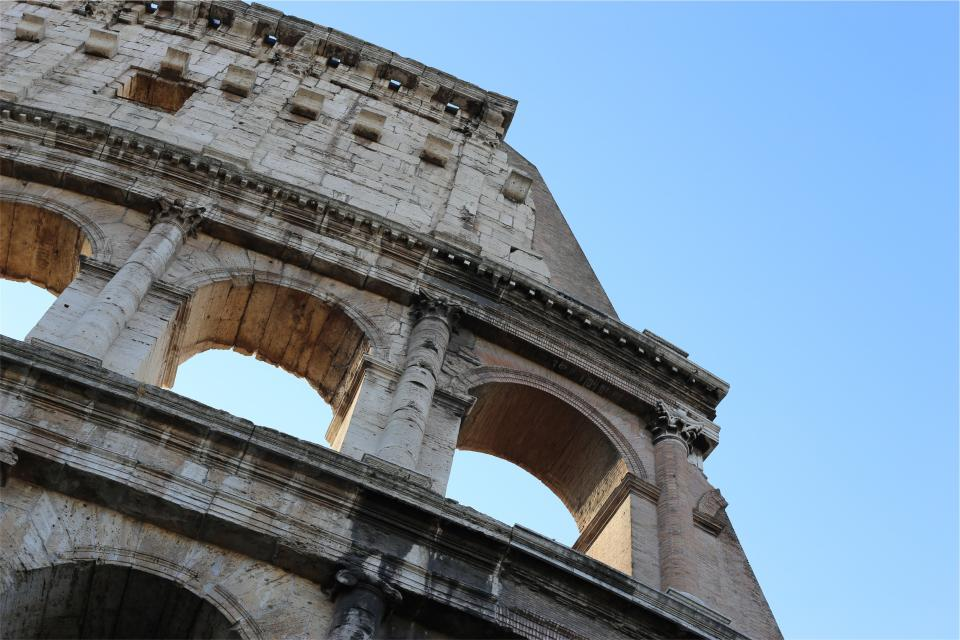
#> input picture assets/backgrounds/it/colosseum_1.jpg, 960 x 640 px
$ python -i instacard.py   (imports and definitions only)
#> lines starting #> are read from the running program, lines starting #| are printed output that depends on the picture
#> further down, picture is the input picture: PIL image 960x640 RGB; mean R, G, B 116.4, 134.5, 151
"""인스타그램 게시물 카드 합성 (내 PC에서 PIL로 → 장당 비용 0원).

레이아웃: 위쪽은 사진, 아래로 갈수록 검게 번지는 그라데이션, 그 위에 큰 제목. 맨 위에 브랜드 로고(또는 이름).
제목의 [대괄호] 부분은 강조색으로 칠한다. 예: "이집트에서 [절대 하면 안 되는] 3가지"
"""
import contextlib
import io
import re
import threading
from pathlib import Path

import numpy as np
from PIL import Image, ImageDraw, ImageEnhance, ImageFilter, ImageFont, ImageOps

RATIOS = {"1:1": (1080, 1080), "4:5": (1080, 1350)}
LANGS = {"ko": "한국어", "ja": "日本語", "en": "English", "fr": "Français", "es": "Español", "pt": "Português",
         "de": "Deutsch"}
HIGHLIGHT = (255, 216, 77)   # 강조 (노랑)
TEXT = (255, 255, 255)

CARD_DEFAULTS = {
    "font_scale": 1.0,     # 제목 글자 크기 배율
    "gradient": 0.75,      # 그라데이션 진하기 (0~1)
    "photo_ratio": 0.62,   # 사진이 차지하는 높이 비율 (나머지는 제목 영역)
    "upper": True,         # 영어·유럽어 제목을 대문자로
    "enhance": True,       # 사진 자동 보정 (대비·채도·선명도 살짝)
    "logo_pos": "center",  # left / center / right
    # 얼굴 보정 (0 = 끔). 전부 이 PC에서 계산만 하므로 비용 0원 — autoedit/retouch.py
    "eye": 0.0,            # 눈 크게
    "nose": 0.0,           # 코 날렵하게
    "chin": 0.0,           # 턱선·목살
    "skin": 0.0,           # 피부 보정
    "face_bright": 0.0,    # 얼굴 밝기 (-1~1)
    "mood": 0.0,           # 나라별 분위기 세기 (색감·밝기·구도)
}
RETOUCH_KEYS = ("eye", "nose", "chin", "skin", "face_bright", "mood")

# ---------------------------------------------------------------- 폰트 (Windows 기본 폰트 → 리눅스 테스트용 Noto)
FONT_DIRS = [Path("C:/Windows/Fonts"), Path.home() / "AppData/Local/Microsoft/Windows/Fonts",
             Path(__file__).resolve().parent.parent / "assets" / "fonts",
             Path("/usr/share/fonts/opentype/noto"), Path("/usr/share/fonts/truetype/dejavu")]
FONT_CANDIDATES = {
    "ko": [("malgunbd.ttf", 0), ("NotoSansKR-Bold.ttf", 0), ("NotoSansCJK-Bold.ttc", 1)],
    "ja": [("YuGothB.ttc", 0), ("meiryob.ttc", 0), ("NotoSansJP-Bold.ttf", 0), ("NotoSansCJK-Bold.ttc", 0),
           ("malgunbd.ttf", 0)],
    # Impact: 좁고 굵은 영문 제목 폰트 (예시 화면과 같은 느낌). 악센트(é, ñ, ü, ã)도 지원
    "latin": [("impact.ttf", 0), ("arialbd.ttf", 0), ("DejaVuSans-Bold.ttf", 0)],
    "ui": [("malgunbd.ttf", 0), ("NotoSansCJK-Bold.ttc", 1), ("DejaVuSans-Bold.ttf", 0)],
}
_font_cache = {}


# [5 lines left out: function _font_file, not called in this run]


_HANGUL = re.compile(r"[가-힣ㄱ-ㅎㅏ-ㅣ]")
_KANA = re.compile(r"[ぁ-んァ-ヺ一-龥]")


# [38 lines left out: functions kind_for, font_for, load_photo, dhash, not called in this run]


def hash_distance(a, b):
    return bin(int(a, 16) ^ int(b, 16)).count("1")


# [5 lines left out: function sharpness, not called in this run]


_face = None
_face_lock = threading.Lock()


# [43 lines left out: functions _faces, _focus_y, _cover, not called in this run]


def enhance(img):
    """원본보다 또렷하게: 자동 대비 + 채도·선명도 살짝."""
    img = ImageOps.autocontrast(img, cutoff=0.5, preserve_tone=True)
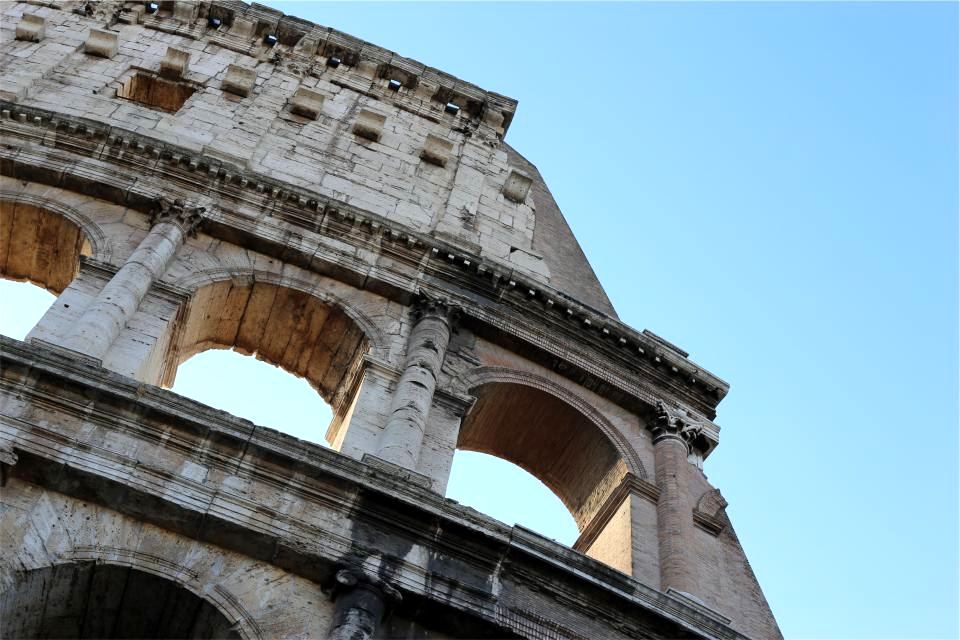
#> img: PIL image 960x640 RGB; mean R, G, B 123.5, 144, 153.1
    img = ImageEnhance.Color(img).enhance(1.08)
    return img.filter(ImageFilter.UnsharpMask(radius=2, percent=60, threshold=3))


# ---------------------------------------------------------------- 제목 줄바꿈

_NO_START = set("、。，．・：；？！ー）」』】〕〉》’”%,.!?:;)]}…ぁぃぅぇぉっゃゅょゎァィゥェォッャュョヮヵヶ")  # 줄 맨 앞에 오면 어색한 글자
_EMOJI = re.compile("[\U0001F000-\U0001FAFF\u2600-\u27BF\uFE0F\u200D]")


# [184 lines left out: functions parse_highlight, _tokens, wrap, _fit_title, _brand_layer, face_edit and 2 more, not called in this run]

>>> from PIL import Image
>>> picture = Image.open('../assets/backgrounds/it/colosseum_1.jpg')
>>> result = enhance(picture)
